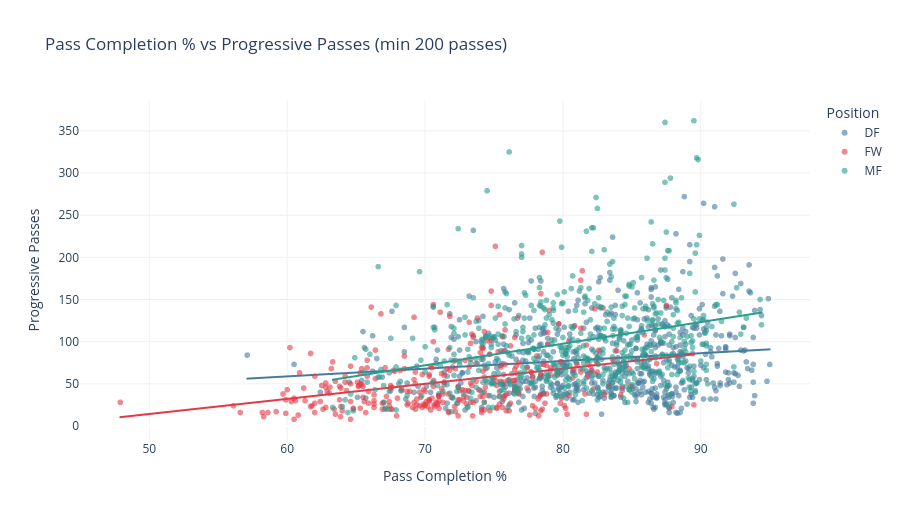

Notebook code cell kept with this figure:
### Code cell
# 6.4 Pass Completion % vs Progressive Passes (min 200 passes)
pass_df = outfield_df[outfield_df['passes_attempted'] >= 200].copy()

fig = px.scatter(pass_df, x='pass_completion_pct', y='progressive_passes',
                 color='primary_position', color_discrete_map=POSITION_COLORS,
                 hover_data=['player_name', 'club', 'league'], trendline='ols',
                 title='Pass Completion % vs Progressive Passes (min 200 passes)',
                 labels={'pass_completion_pct': 'Pass Completion %',
                         'progressive_passes': 'Progressive Passes',
                         'primary_position': 'Position'}, opacity=0.6)
fig.update_layout(height=520, plot_bgcolor='white',
                  xaxis=dict(showgrid=True, gridcolor='#f0f0f0'),
                  yaxis=dict(showgrid=True, gridcolor='#f0f0f0'), legend_title='Position')
fig.show()

### Figure 1 — Plotly figure (JSON) as saved in the notebook; plotly's stock layout.template omitted (floating-point values rounded to 4 significant figures; data arrays with more than 128 entries replaced by an {"elided": "..."} marker saying what was removed)
{"data": [{"customdata": {"elided": "617x3 str values"}, "hovertemplate": "Position=DF<br>Pass Completion %=%{x}<br>Progressive Passes=%{y}<br>player_name=%{customdata[0]}<br>club=%{customdata[1]}<br>league=%{customdata[2]}<extra></extra>", "legendgroup": "DF", "marker": {"color": "#457b9d", "opacity": 0.6, "symbol": "circle"}, "mode": "markers", "name": "DF", "showlegend": true, "type": "scattergl", "x": {"elided": "617 float values"}, "xaxis": "x", "y": {"elided": "617 int values"}, "yaxis": "y"}, {"hovertemplate": "<b>OLS trendline</b><br>progressive_passes = 0.917136 * pass_completion_pct + 3.78764<br>R<sup>2</sup>=0.020938<br><br>Position=DF<br>Pass Completion %=%{x}<br>Progressive Passes=%{y} <b>(trend)</b><extra></extra>", "legendgroup": "DF", "marker": {"color": "#457b9d", "symbol": "circle"}, "mode": "lines", "name": "DF", "showlegend": false, "type": "scattergl", "x": {"elided": "617 float values"}, "xaxis": "x", "y": {"elided": "617 float values"}, "yaxis": "y"}, {"customdata": {"elided": "335x3 str values"}, "hovertemplate": "Position=FW<br>Pass Completion %=%{x}<br>Progressive Passes=%{y}<br>player_name=%{customdata[0]}<br>club=%{customdata[1]}<br>league=%{customdata[2]}<extra></extra>", "legendgroup": "FW", "marker": {"color": "#e63946", "opacity": 0.6, "symbol": "circle"}, "mode": "markers", "name": "FW", "showlegend": true, "type": "scattergl", "x": {"elided": "335 float values"}, "xaxis": "x", "y": {"elided": "335 int values"}, "yaxis": "y"}, {"hovertemplate": "<b>OLS trendline</b><br>progressive_passes = 1.78977 * pass_completion_pct + -75.2472<br>R<sup>2</sup>=0.114228<br><br>Position=FW<br>Pass Completion %=%{x}<br>Progressive Passes=%{y} <b>(trend)</b><extra></extra>", "legendgroup": "FW", "marker": {"color": "#e63946", "symbol": "circle"}, "mode": "lines", "name": "FW", "showlegend": false, "type": "scattergl", "x": {"elided": "335 float values"}, "xaxis": "x", "y": {"elided": "335 float values"}, "yaxis": "y"}, {"customdata": {"elided": "494x3 str values"}, "hovertemplate": "Position=MF<br>Pass Completion %=%{x}<br>Progressive Passes=%{y}<br>player_name=%{customdata[0]}<br>club=%{customdata[1]}<br>league=%{customdata[2]}<extra></extra>", "legendgroup": "MF", "marker": {"color": "#2a9d8f", "opacity": 0.6, "symbol": "circle"}, "mode": "markers", "name": "MF", "showlegend": true, "type": "scattergl", "x": {"elided": "494 float values"}, "xaxis": "x", "y": {"elided": "494 int values"}, "yaxis": "y"}, {"hovertemplate": "<b>OLS trendline</b><br>progressive_passes = 2.56131 * pass_completion_pct + -107.292<br>R<sup>2</sup>=0.088858<br><br>Position=MF<br>Pass Completion %=%{x}<br>Progressive Passes=%{y} <b>(trend)</b><extra></extra>", "legendgroup": "MF", "marker": {"color": "#2a9d8f", "symbol": "circle"}, "mode": "lines", "name": "MF", "showlegend": false, "type": "scattergl", "x": {"elided": "494 float values"}, "xaxis": "x", "y": {"elided": "494 float values"}, "yaxis": "y"}], "layout": {"height": 520, "legend": {"title": {"text": "Position"}, "tracegroupgap": 0}, "plot_bgcolor": "white", "title": {"text": "Pass Completion % vs Progressive Passes (min 200 passes)"}, "xaxis": {"anchor": "y", "domain": [0, 1], "gridcolor": "#f0f0f0", "showgrid": true, "title": {"text": "Pass Completion %"}}, "yaxis": {"anchor": "x", "domain": [0, 1], "gridcolor": "#f0f0f0", "showgrid": true, "title": {"text": "Progressive Passes"}}}}
